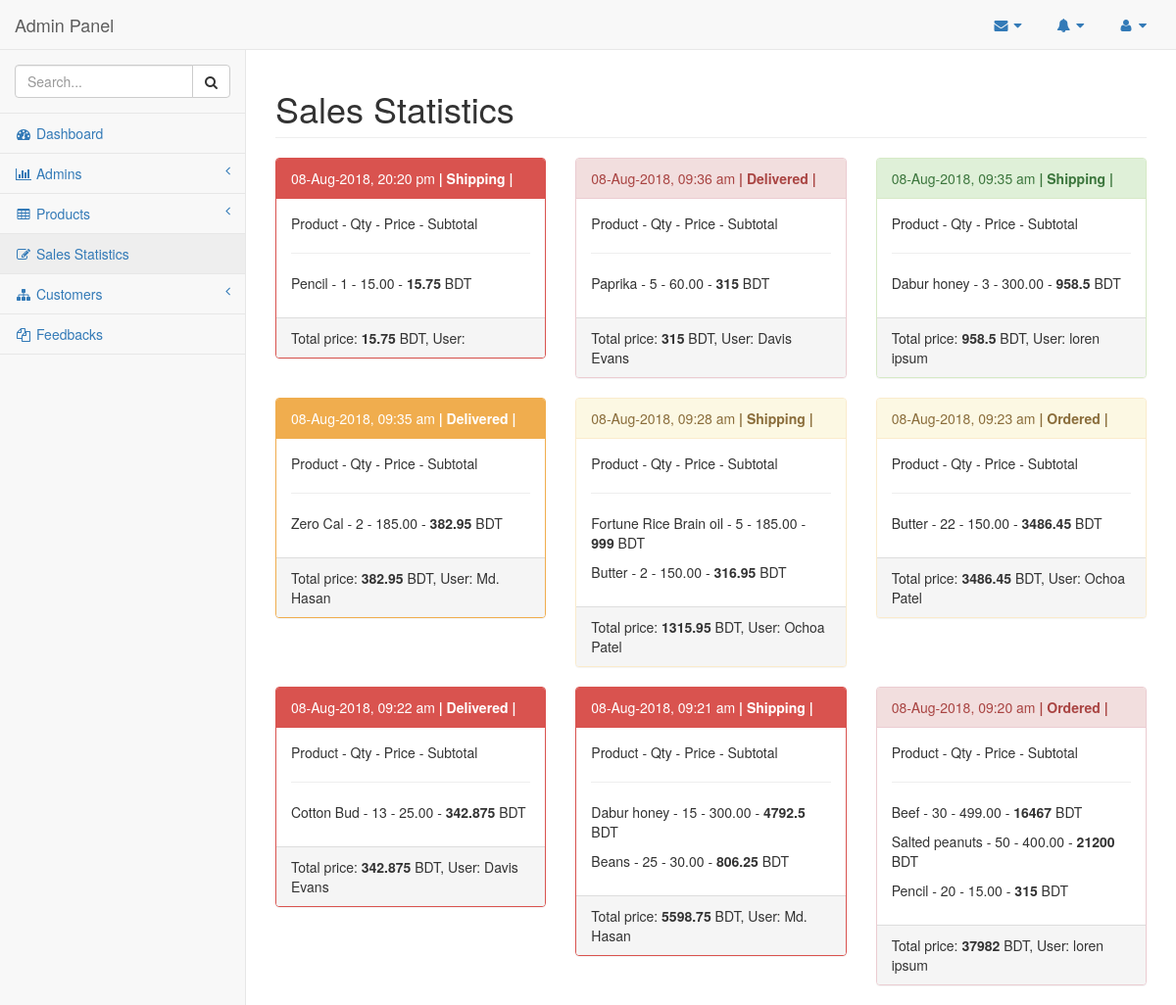
The page /dashboard/stat.php on the database its author committed.
### tables this page shows
CREATE TABLE `receipt` (
  `receipt_id` int(11) NOT NULL,
  `date` int(11) NOT NULL,
  `customer_id` int(11) NOT NULL,
  `status` int(11) DEFAULT NULL COMMENT 'Whether it is delivered, ordered etc'
);

CREATE TABLE `purchase` (
  `pur_id` int(11) NOT NULL,
  `receipt_id` int(11) NOT NULL,
  `pro_id` int(11) NOT NULL,
  `quantity` int(11) NOT NULL
);

CREATE TABLE `product` (
  `pro_id` int(11) NOT NULL,
  `name` varchar(30) NOT NULL,
  `price` decimal(10,2) NOT NULL,
  `vat` decimal(4,2) DEFAULT NULL,
  `admin_id` int(11) DEFAULT NULL,
  `image` varchar(60) DEFAULT NULL,
  `isAvailable` tinyint(1) NOT NULL DEFAULT '1',
  `quantity` int(11) DEFAULT NULL
);

CREATE TABLE `customer` (
  `customer_id` int(11) NOT NULL,
  `first_name` varchar(25) DEFAULT NULL,
  `last_name` varchar(25) NOT NULL,
  `password` varchar(32) NOT NULL,
  `delivery_address` varchar(50) NOT NULL,
  `phone` varchar(15) NOT NULL,
  `join_date` int(11) DEFAULT NULL,
  `email` varchar(50) NOT NULL,
  `is_blocked` tinyint(1) DEFAULT NULL
);

### includes/database.php (called while the page is built, shortened)
<?php
  function query($query) {
    global $connect;
    $result = mysqli_query($connect,$query) or die(mysqli_error($connect));
    return $result;
  }
?>

### dashboard/stat.php (the view, shortened to what this page needs)
<!DOCTYPE html>
<html lang="en">
<head>
    <?php require_once("../includes/database.php"); ?>
    <link href="../vendor/bootstrap/css/bootstrap.min.css" rel="stylesheet">
    <link href="../vendor/metisMenu/metisMenu.min.css" rel="stylesheet">
    <link href="../dist/css/sb-admin-2.css" rel="stylesheet">
    <link href="../vendor/font-awesome/css/font-awesome.min.css" rel="stylesheet" type="text/css">
</head>
<body>
    <div id="wrapper">
<?php require_once("../includes/navbar.php"); ?>
        <div id="page-wrapper">
            <div class="row">
                <div class="col-lg-12">
                    <h1 class="page-header">Sales Statistics</h1>
                </div>
            </div>
<?php
    $panel_type = array("primary","success","info","warning","danger","green","yellow","red");
    $i = 0;
    $q1 = "select * from receipt order by date desc";
    $res1 = query($q1);
    while ($row1 = mysqli_fetch_array($res1)) {
         $panel = rand(0,7);
        if ($i%3 == 0)
            echo "<div class=\"row\">";
?>
                <div class="col-lg-4">
                    <div class="panel <?php echo "panel-". $panel_type[$panel];  ?>">
                        <div class="panel-heading">
                        <?php
                            echo date("d-M-Y, H:i a",$row1['date']);
                            echo "<strong> | ";
                            if ($row1["status"] == 0)
                                echo "Delivered";
                            else if($row1["status"] == 1)
                                echo "Shipping";
                            else
                                echo "Ordered";
                            echo " |</strong>";
                        ?>
                        </div>
                        <div class="panel-body">
                            Product - Qty - Price - Subtotal
                            <hr>
                        <?php
                            $total = 0;
                            $q2 = "select p.name, p.price, p.vat, r.quantity from product p join ";
                            $q2 .= "purchase r on p.pro_id = r.pro_id where receipt_id = ".$row1['receipt_id'];
                            $res2 = query($q2);
                            while ($row2 = mysqli_fetch_array($res2)) {
                                $stotal = $row2[3]*($row2[1] + $row2[1] * ($row2[2]/100));
                                $total += $stotal;
                                echo "<p>$row2[0] - $row2[3] - $row2[1] - <strong>$stotal </strong>BDT</p>";
                            }
                        ?>
                        </div>
                        <div class="panel-footer">
                            <?php
                                echo "Total price: <strong>$total</strong> BDT, User: ";
                                $q3 = "select first_name, last_name from customer where customer_id =" .$row1['customer_id'];
                                $res3 = query($q3);
                                $row3 = mysqli_fetch_array($res3);
                                echo $row3[0]." ".$row3[1];
                            ?>
                        </div>
                    </div>
                </div>
<?php
        if (($i-2)%3 == 0)
            echo "</div>";
        $i++;
    }
?>
        </div>
    </div>
</body>
</html>

### rows shown on the page
receipt: date "08-Aug-2018, 20:20 pm", status "Shipping", total "15.75"
purchase: pro.name "Pencil", quantity "1", pro.price "15.00", quantity.vat "15.75"
receipt: date "08-Aug-2018, 09:36 am", status "Delivered", total "315", customer.first_name "Davis", customer.last_name "Evans"
purchase: pro.name "Paprika", quantity "5", pro.price "60.00", quantity.vat "315"
receipt: date "08-Aug-2018, 09:35 am", status "Shipping", total "958.5", customer.first_name "loren", customer.last_name "ipsum"
purchase: pro.name "Dabur honey", quantity "3", pro.price "300.00", quantity.vat "958.5"
receipt: date "08-Aug-2018, 09:35 am", status "Delivered", total "382.95", customer.first_name "Md.", customer.last_name "Hasan"
purchase: pro.name "Zero Cal", quantity "2", pro.price "185.00", quantity.vat "382.95"
receipt: date "08-Aug-2018, 09:28 am", status "Shipping", total "1315.95", customer.first_name "Ochoa", customer.last_name "Patel"
purchase: pro.name "Fortune Rice Brain oil", quantity "5", pro.price "185.00", quantity.vat "999"
purchase: pro.name "Butter", quantity "2", pro.price "150.00", quantity.vat "316.95"
receipt: date "08-Aug-2018, 09:23 am", status "Ordered", total "3486.45", customer.first_name "Ochoa", customer.last_name "Patel"
purchase: pro.name "Butter", quantity "22", pro.price "150.00", quantity.vat "3486.45"
receipt: date "08-Aug-2018, 09:22 am", status "Delivered", total "342.875", customer.first_name "Davis", customer.last_name "Evans"
purchase: pro.name "Cotton Bud", quantity "13", pro.price "25.00", quantity.vat "342.875"
receipt: date "08-Aug-2018, 09:21 am", status "Shipping", total "5598.75", customer.first_name "Md.", customer.last_name "Hasan"
purchase: pro.name "Dabur honey", quantity "15", pro.price "300.00", quantity.vat "4792.5"
purchase: pro.name "Beans", quantity "25", pro.price "30.00", quantity.vat "806.25"
receipt: date "08-Aug-2018, 09:20 am", status "Ordered", total "37982", customer.first_name "loren", customer.last_name "ipsum"
purchase: pro.name "Beef", quantity "30", pro.price "499.00", quantity.vat "16467"
purchase: pro.name "Salted peanuts", quantity "50", pro.price "400.00", quantity.vat "21200"
purchase: pro.name "Pencil", quantity "20", pro.price "15.00", quantity.vat "315"
